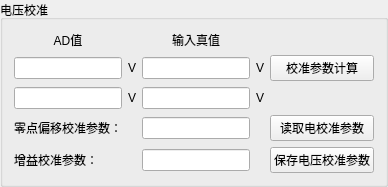
         <widget class="QGroupBox" name="groupBox_6">
          <property name="sizePolicy">
           <sizepolicy hsizetype="Preferred" vsizetype="Expanding">
            <horstretch>0</horstretch>
            <verstretch>0</verstretch>
           </sizepolicy>
          </property>
          <property name="title">
           <string>电压校准</string>
          </property>
          <layout class="QGridLayout" name="gridLayout_5">
           <item row="0" column="0">
            <widget class="QLabel" name="label_160">
             <property name="sizePolicy">
              <sizepolicy hsizetype="Preferred" vsizetype="Maximum">
               <horstretch>0</horstretch>
               <verstretch>0</verstretch>
              </sizepolicy>
             </property>
             <property name="layoutDirection">
              <enum>Qt::LeftToRight</enum>
             </property>
             <property name="text">
              <string>AD值</string>
             </property>
             <property name="alignment">
              <set>Qt::AlignCenter</set>
             </property>
            </widget>
           </item>
           <item row="0" column="2">
            <widget class="QLabel" name="label_161">
             <property name="text">
              <string>输入真值</string>
             </property>
             <property name="alignment">
              <set>Qt::AlignCenter</set>
             </property>
            </widget>
           </item>
           <item row="1" column="0">
            <widget class="QLineEdit" name="lineEdit_1">
             <property name="text">
              <string/>
             </property>
            </widget>
           </item>
           <item row="1" column="1">
            <widget class="QLabel" name="label_163">
             <property name="text">
              <string>V</string>
             </property>
            </widget>
           </item>
           <item row="1" column="2">
            <widget class="QLineEdit" name="lineEdit_3">
             <property name="enabled">
              <bool>true</bool>
             </property>
             <property name="autoFillBackground">
              <bool>false</bool>
             </property>
             <property name="text">
              <string/>
             </property>
             <property name="readOnly">
              <bool>false</bool>
             </property>
            </widget>
           </item>
           <item row="1" column="3">
            <widget class="QLabel" name="label_165">
             <property name="text">
              <string>V</string>
             </property>
            </widget>
           </item>
           <item row="1" column="4">
            <widget class="QPushButton" name="volCalBtn">
             <property name="text">
              <string>校准参数计算</string>
             </property>
            </widget>
           </item>
           <item row="2" column="0">
            <widget class="QLineEdit" name="lineEdit_2"/>
           </item>
           <item row="2" column="1">
            <widget class="QLabel" name="label_164">
             <property name="text">
              <string>V</string>
             </property>
            </widget>
           </item>
           <item row="2" column="2">
            <widget class="QLineEdit" name="lineEdit_4"/>
           </item>
           <item row="2" column="3">
            <widget class="QLabel" name="label_166">
             <property name="text">
              <string>V</string>
             </property>
            </widget>
           </item>
           <item row="3" column="0">
            <widget class="QLabel" name="label_157">
             <property name="text">
              <string>零点偏移校准参数：</string>
             </property>
            </widget>
           </item>
           <item row="3" column="2">
            <widget class="QLineEdit" name="lineEdit_5">
             <property name="text">
              <string/>
             </property>
             <property name="readOnly">
              <bool>false</bool>
             </property>
            </widget>
           </item>
           <item row="3" column="4">
            <widget class="QPushButton" name="readVolCalBtn">
             <property name="text">
              <string>读取电校准参数</string>
             </property>
            </widget>
           </item>
           <item row="4" column="0">
            <widget class="QLabel" name="label_159">
             <property name="text">
              <string>增益校准参数：</string>
             </property>
            </widget>
           </item>
           <item row="4" column="2">
            <widget class="QLineEdit" name="lineEdit_6">
             <property name="readOnly">
              <bool>false</bool>
             </property>
            </widget>
           </item>
           <item row="4" column="4">
            <widget class="QPushButton" name="saveVolCalBtn">
             <property name="text">
              <string>保存电压校准参数</string>
             </property>
            </widget>
           </item>
          </layout>
         </widget>
